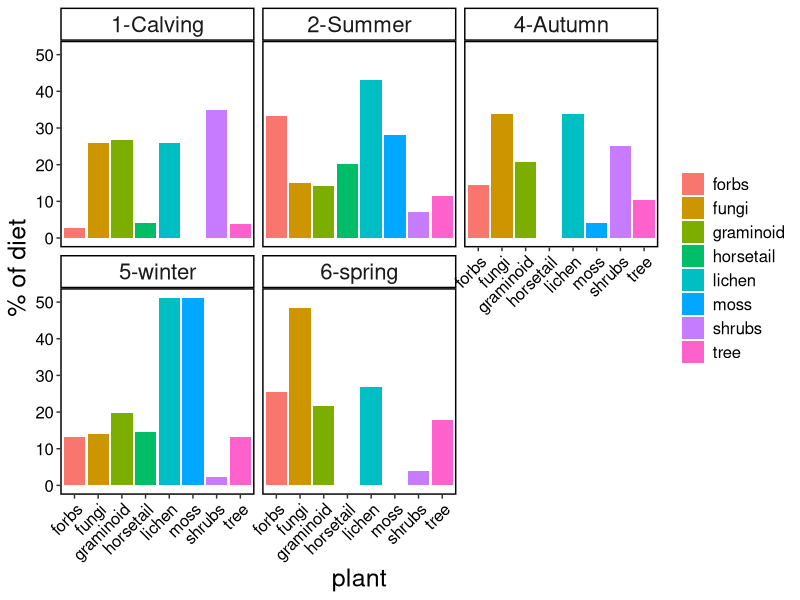
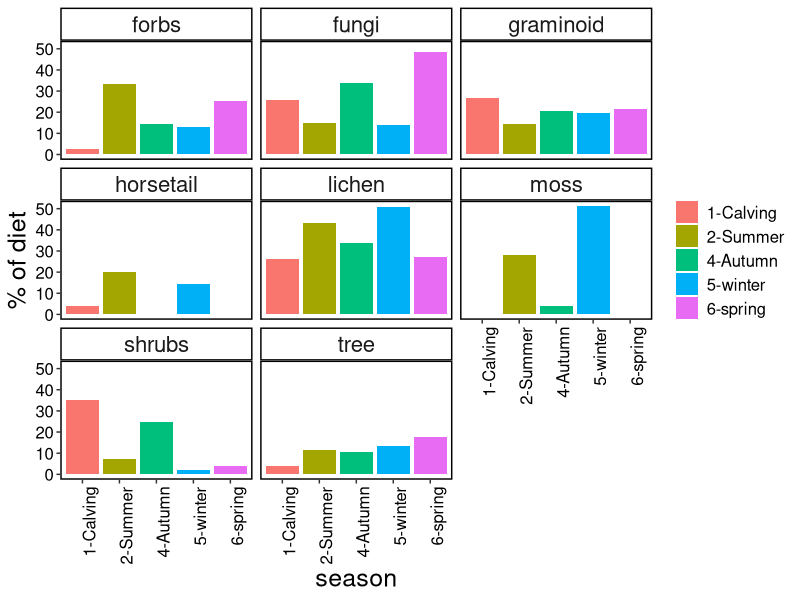

Source code (R) for these figures, in order:


library(data.table)
library(ggplot2)


df <- fread("input/foraging.csv")

df <- df[!is.na(season)]

df[, mean(forbs, na.rm = T), by = "season"]
gram <- df[, mean(lichen), by = "season"]
lich <- df[, mean(lichen), by = "season"]

aa <- data.table(rbind(df[,mean(lichen, na.rm = T), by = "season"], 
                 df[,mean(graminoid, na.rm = T), by = "season"], 
                 df[,mean(forbs, na.rm = T), by = "season"], 
                 df[,mean(shrubs, na.rm = T), by = "season"], 
                 df[,mean(horsetail, na.rm = T), by = "season"], 
                 df[,mean(tree, na.rm = T), by = "season"], 
                 df[,mean(moss, na.rm = T), by = "season"], 
                 df[,mean(fungi, na.rm = T), by = "season"]),
                 #df[,mean(other, na.rm = T), by = "season"]),
           plant = c(rep(c("lichen"), 6),
                     rep(c("graminoid"), 6), 
                     rep(c("forbs"), 6), 
                     rep(c("shrubs"), 6), 
                     rep(c("horsetail"), 6), 
                     rep(c("tree"), 6), 
                     rep(c("moss"), 6), 
                     rep(c("fungi"), 6)))
                     #rep(c("other"), 6)))


aa$season[aa$season == "calving"] <- "1-Calving"
aa$season[aa$season == "summer"] <- "2-Summer"
aa$season[aa$season == "rut"] <- "3-Rut"
aa$season[aa$season == "fall"] <- "4-Autumn"
aa$season[aa$season == "winter"] <- "5-winter"
aa$season[aa$season == "spring"] <- "6-spring"


ggplot(aa, 
       aes(plant,V1,fill=plant)) + 
  geom_bar(stat = "identity", na.rm=TRUE) +
  ylab("% of diet") +
  theme(#legend.position = c(0.1, 0.875),
        legend.key = element_blank(),
        legend.text = element_text(size = 12, color = "black"),
        legend.title = element_blank(),
        axis.title = element_text(size=18),
        axis.text.y = element_text(size=12, color = "black"),
        axis.text.x = element_text(size = 12, color = "black", angle = 45, hjust = 1), 
        strip.text  = element_text(size = 16),
        strip.background = element_rect(colour="black", size = 1, fill = "white"),
        panel.grid.minor = element_blank(),
        panel.background = element_blank(),
        panel.border = element_rect(colour = "black", fill=NA, size=1)) +
  facet_wrap(~season)


ggplot(aa, 
       aes(season,V1,fill=season)) + 
  geom_bar(stat = "identity", na.rm=TRUE) +
  ylab("% of diet") +
  theme(#legend.position = c(0.1, 0.875),
    legend.key = element_blank(),
    legend.text = element_text(size = 12, color = "black"),
    legend.title = element_blank(),
    axis.title = element_text(size=18),
    axis.text.y = element_text(size=12, color = "black"),
    axis.text.x = element_text(size = 12, color = "black", angle = 90, hjust = 1), 
    strip.text  = element_text(size = 16),
    strip.background = element_rect(colour="black", size = 1, fill = "white"),
    panel.grid.minor = element_blank(),
    panel.background = element_blank(),
    panel.border = element_rect(colour = "black", fill=NA, size=1)) +
  facet_wrap(~plant)
